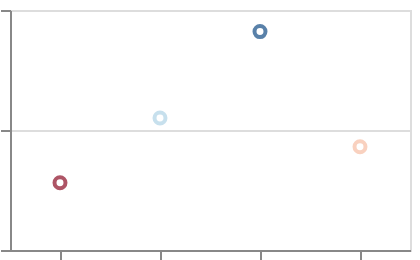

Vega-Lite specification stored for this chart:
### Vega-Lite specification from a JSON file in a GitHub repository (floating-point values rounded to 4 significant figures)
{"$schema": "https://vega.github.io/schema/vega-lite/v6.json", "width": 200, "height": 120, "padding": 5, "autosize": "none", "data": {"values": [{"c": "alpha", "v": 28, "w": 3}, {"c": "beta", "v": 55, "w": 7}, {"c": "gamma", "v": 43, "w": 5}, {"c": "delta", "v": 91, "w": 9}]}, "mark": "point", "encoding": {"x": {"field": "c", "type": "nominal"}, "y": {"field": "v", "type": "quantitative"}, "color": {"field": "w", "type": "quantitative", "scale": {"scheme": "redblue", "domainMid": 6}}}}
